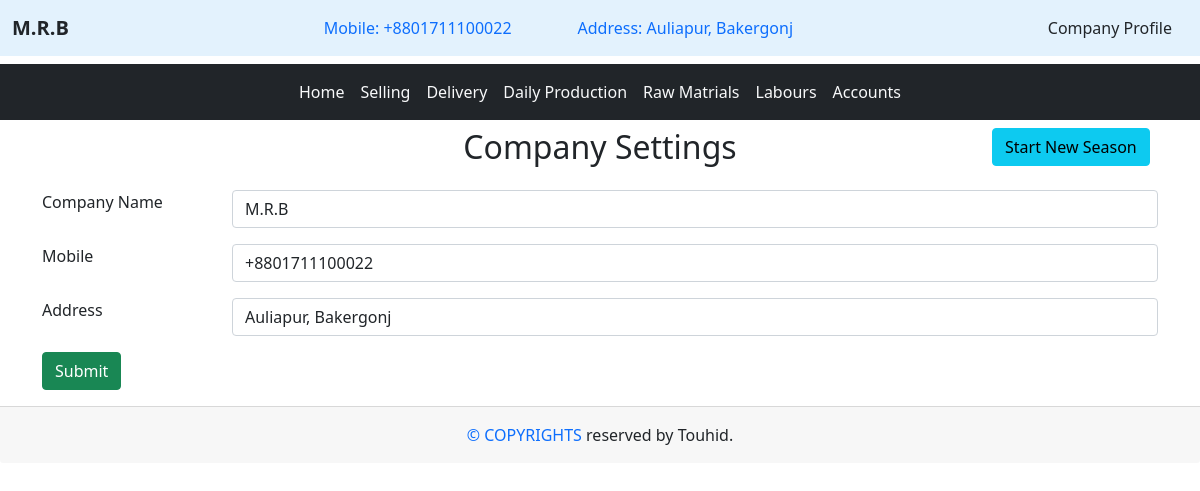
Page /company_profile/ (signed in) on the committed database.
### home/models.py (models this page shows, shortened)
class Company(models.Model):
    cname = models.TextField(max_length=20)
    cmobile = models.TextField(max_length=14)
    caddress = models.TextField(max_length=100)

### home/views.py (the view, shortened to what this page needs)
# urls.py: path('company_profile/', views.company, name="company"),
@login_required
def company(request):
    cprofile = get_object_or_404(Company, id=1)
    data = {
        'profile': cprofile
    }
    return render(request, 'home/company_profile.html', data)

### Templates/home/company_profile.html (shortened to what this page needs)
{% extends "base.html" %}
{% block content %}
<div class="container">
    <div class="row mt-2">
        <div class="col-md-2"></div>
        <div class="col-md-8">
            <h2 class="text-center">Company Settings</h2>
        </div>
        <div class="col-md-2">
            <a href="{% url 'new_season' %}" class="btn btn-info">Start New Season</a>
        </div>
    </div>
    <form action="" method="POST" class="mt-3">
        <div class="row my-3">
            <div class="col-md-2">Company Name</div>
            <div class="col-md-10">
                <input type="text" name="c_name" id="" class="form-control" value="{{ profile.cname }}">
            </div>
        </div>
        <div class="row my-3">
            <div class="col-md-2">Mobile</div>
            <div class="col-md-10">
                <input type="text" name="c_mobile" id="" class="form-control" value="{{ profile.cmobile }}">
            </div>
        </div>
        <div class="row my-3">
            <div class="col-md-2">Address</div>
            <div class="col-md-10">
                <input type="text" name="c_address" id="" class="form-control" value="{{ profile.caddress }}">
            </div>
        </div>
        <button type="submit" class="btn btn-success">Submit</button>
    </form>
</div>
{% endblock content %}

### Templates/base.html (shortened to what this page needs)
<!DOCTYPE html>
{% load static %}
<html lang="en">
<head>
    <link rel="stylesheet" href="{% static 'bootstrap/css/bootstrap.min.css' %}">
</head>
<body>
    <header>
        <nav class="navbar navbar-expand-lg" style="background-color: #e3f2fd;">
            <div class="container-fluid">
                <a class="navbar-brand text-dark" href="{% url "home" %}"><b>{{ profile.cname }}</b></a>
                <div class="collapse navbar-collapse" id="navbarSupportedContent">
                    <ul class="navbar-nav m-auto mb-2 mb-lg-0">
                        <li class="nav-item">
                            <a class="nav-link" aria-current="page" href="#">Mobile: {{ profile.cmobile }}</a>
                        </li>
                        <li class="nav-item" style="margin-left: 50px;">
                            <a class="nav-link" aria-current="page" href="#">Address: {{ profile.caddress }}</a>
                        </li>
                    </ul>
                    <div class="d-flex" role="search">
                        <a href="{% url 'company' %}" class="nav-link text-dark">Company Profile</a>
                    </div>
                </div>
            </div>
        </nav>
    </header>
    <div class="mt-2">
        <nav class="navbar navbar-expand-lg bg-dark">
            <div class="container-fluid">
                <div class="collapse navbar-collapse" id="navbarSupportedContent">
                    <ul class="navbar-nav m-auto mb-2 mb-lg-0">
                        <li class="nav-item">
                            <a class="nav-link active text-light" aria-current="page" href="{% url 'home' %}">Home</a>
                        </li>
                        <li class="nav-item">
                            <a class="nav-link active text-light" aria-current="page" href="{% url 'selling' %}">Selling</a>
                        </li>
                        <li class="nav-item">
                            <a class="nav-link active text-light" aria-current="page" href="{% url 'delivery' %}">Delivery</a>
                        </li>
                        <li class="nav-item">
                            <a class="nav-link active text-light" aria-current="page" href="{% url 'production' %}">Daily Production</a>
                        </li>
                        <li class="nav-item">
                            <a class="nav-link active text-light" aria-current="page" href="{% url 'raw_materials' %}">Raw Matrials</a>
                        </li>
                        <li class="nav-item">
                            <a class="nav-link active text-light" aria-current="page" href="{% url 'labours' %}">Labours</a>
                        </li>
                        <li class="nav-item">
                            <a class="nav-link active text-light" aria-current="page" href="{% url 'accounts' %}">Accounts</a>
                        </li>
                    </ul>
                </div>
            </div>
        </nav>
    </div>
    {% block content %}
    {% endblock content %}
    <footer>
        <div class="card-footer text-center p-3 mt-3">
            <span class="text-primary"><span>&#169</span> COPYRIGHTS</span> reserved by Touhid.
        </div>
    </footer>
</body>
</html>

### rows in the picture
Company: cname "M.R.B", cmobile "+8801711100022", caddress "Auliapur, Bakergonj", c_name "M.R.B", c_mobile "+8801711100022", c_address "Auliapur, Bakergonj"
